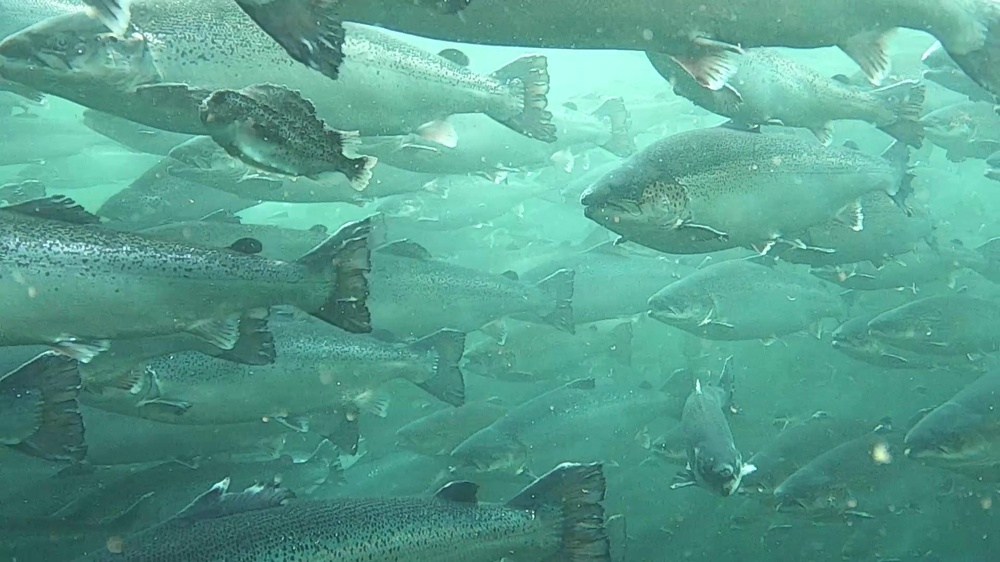
#> input picture salmon.jpg, 1000 x 562 px, shrunk from 1920 x 1080 before the run
$ python 2DConvolution.py   (older library calls are emulated)
#> lines starting #> are read from the running program, lines starting #| are printed output that depends on the picture
import cv2
import numpy as np
from matplotlib import pyplot as plt

img = cv2.imread("salmon.jpg")
#> img is the input picture: shape (562, 1000, 3); mean B, G, R 143.4, 159.3, 89.2

#---- Types of blurs ----#

# An average filter can be applied by convoluting a Kernal with ones and divided by the sum of the matrix
average = cv2.blur(img, (5,5))

kernelAverage = np.ones(5)

# Gaussian blurring will blur while perserving the edges.

kernel3 = np.matrix("1 2 1; \
                    2 4 2;  \
                    1 2 1")/16

kernel5 = np.matrix("1 1 2 1 1; \
                    1 1 4 1 1;  \
                    2 4 8 4 2;  \
                    1 1 4 1 1;  \
                    1 1 2 1 1")/48


#print ("This is the kernel being used \n", kernel5)


dst5 = cv2.filter2D(img, -1, kernel5)
dst3 = cv2.filter2D(img, -1, kernel3)

gray = cv2.cvtColor(img, cv2.COLOR_RGB2GRAY)
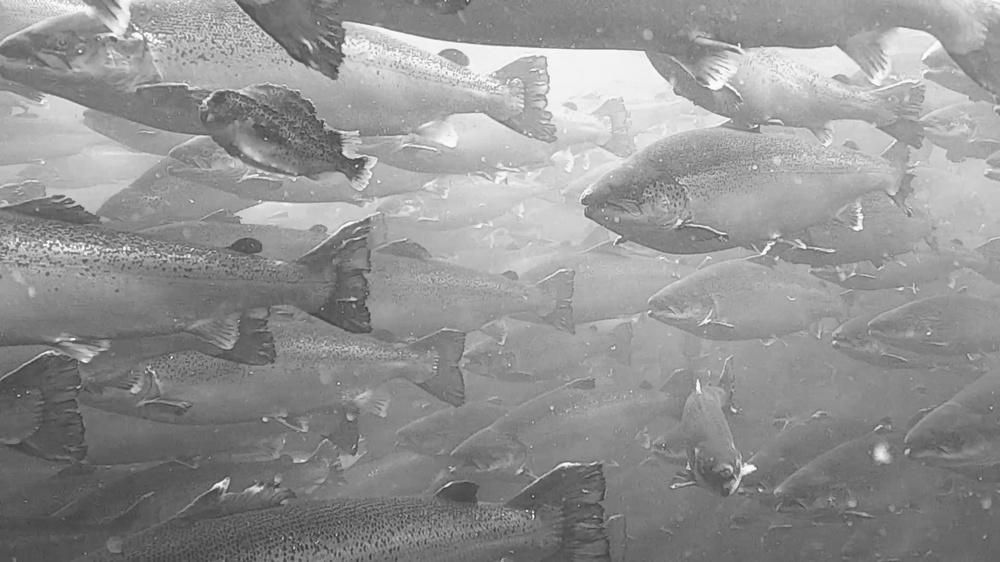
#> gray: shape (562, 1000); min 48, max 253, mean 146.6
sobel_kernel = 3
sobelx = cv2.Sobel(gray, cv2.CV_64F, 1, 0, ksize=sobel_kernel )
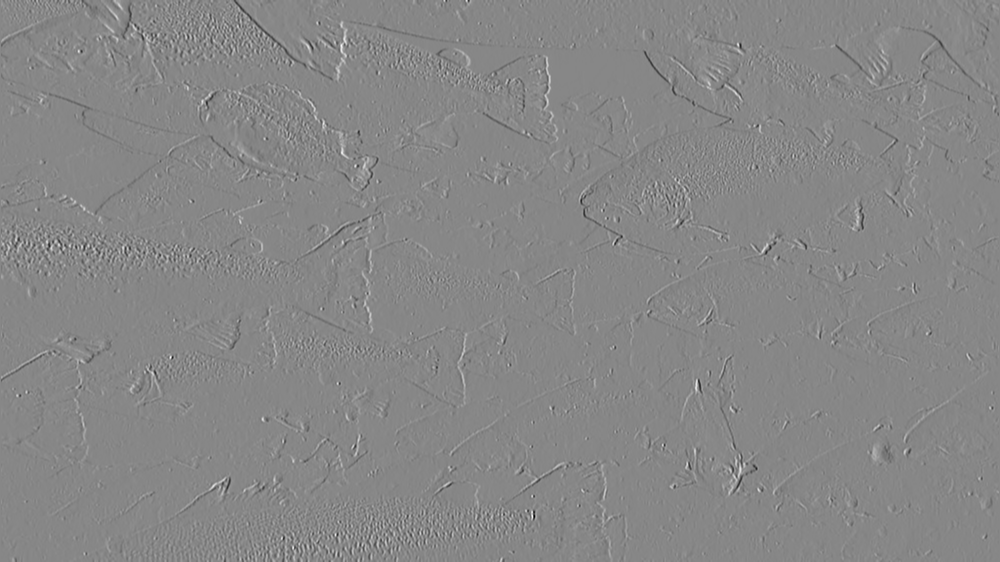
#> sobelx: shape (562, 1000) float64; min -658, max 584, mean 0.1; drawn with min black and max white
sobely = cv2.Sobel(gray, cv2.CV_64F, 0, 1, ksize=sobel_kernel )
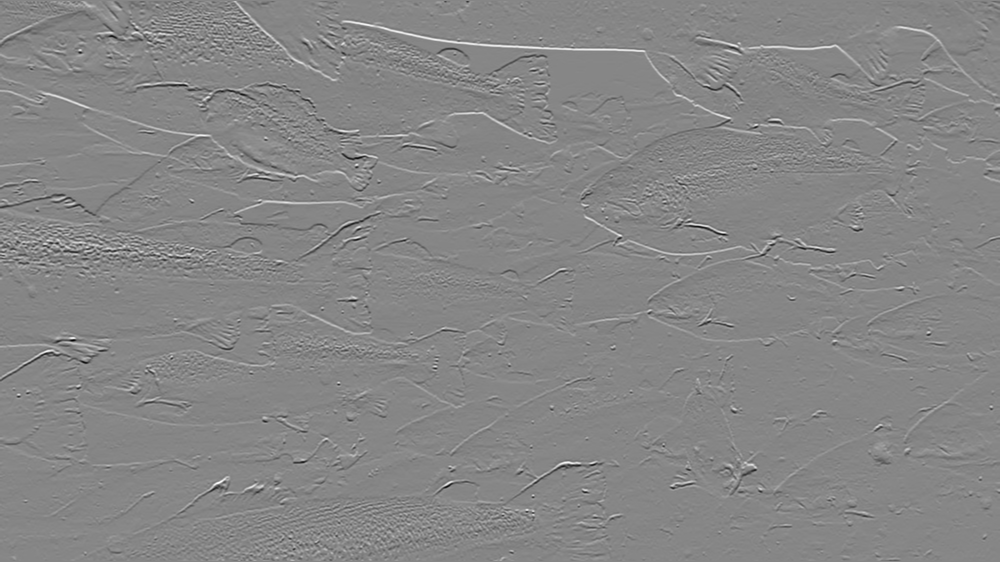
#> sobely: shape (562, 1000) float64; min -647, max 578, mean -0.8; drawn with min black and max white

abs_sobelx = np.absolute(sobelx)
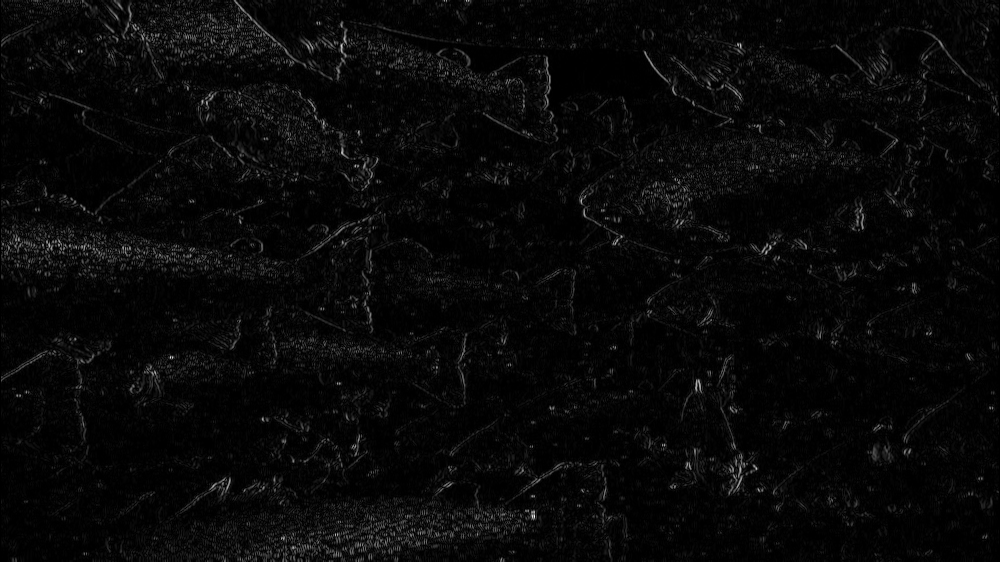
#> abs_sobelx: shape (562, 1000) float64; min 0, max 658, mean 22.5; drawn with min black and max white
abs_sobely = np.absolute(sobely)
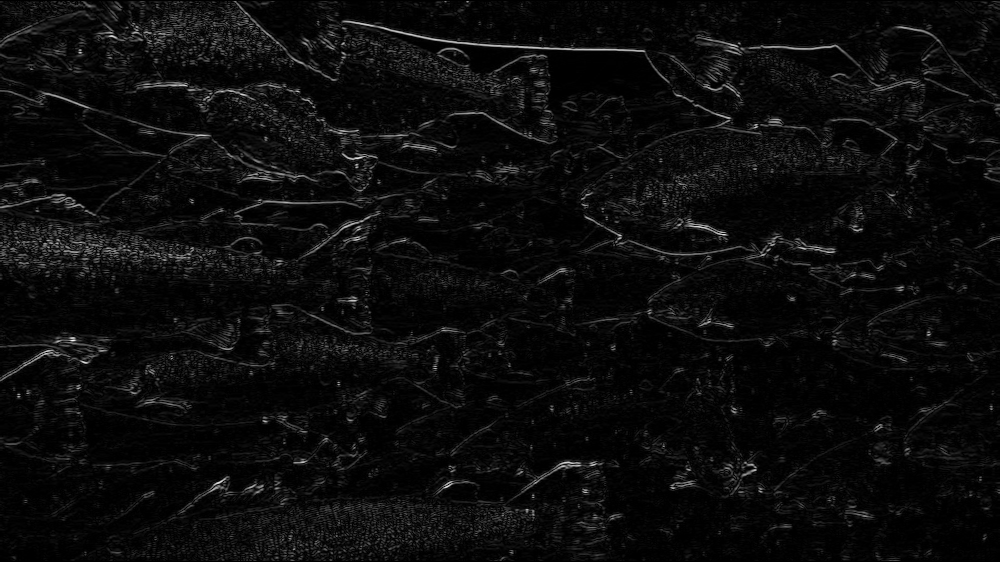
#> abs_sobely: shape (562, 1000) float64; min 0, max 647, mean 31.1; drawn with min black and max white

absgraddir = np.arctan2(abs_sobely, abs_sobelx)
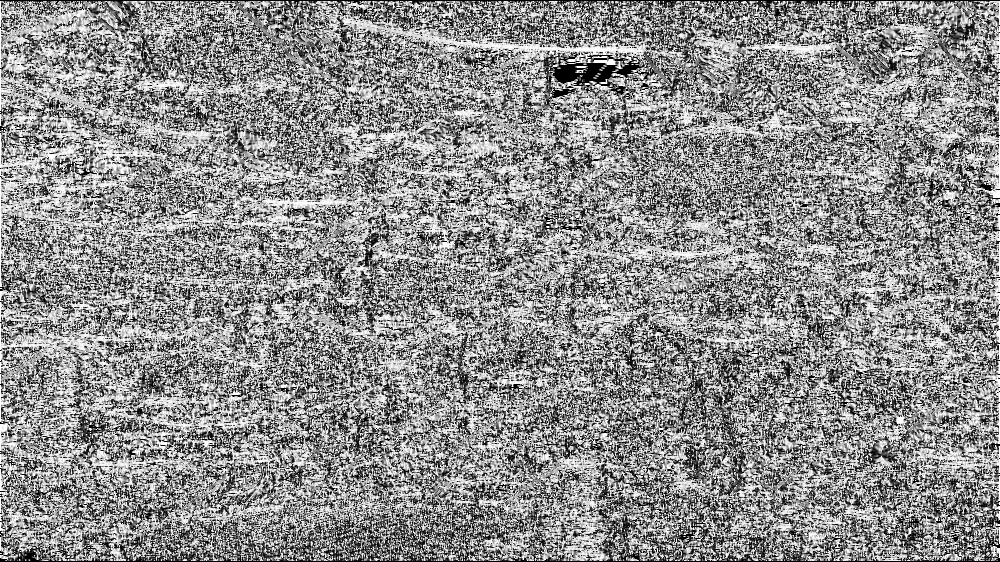
#> absgraddir: shape (562, 1000) float64; min 0, max 1.57, mean 0.875; drawn with min black and max white

print(absgraddir)
#> (printed output is left out)

# 5) Create a binary mask where direction thresholds are met
thresh = (0, np.pi/2)
binary_output = np.zeros_like(absgraddir)
binary_output[(absgraddir >= thresh[0]) & (absgraddir <= thresh[1])] = 1

plt.plot(121), plt.imshow(binary_output), plt.title("Sobel")
plt.xticks([]), plt.yticks([])

plt.subplot(122), plt.imshow(dst5), plt.title("Gaussian Blurred5")
plt.xticks([]), plt.yticks([])

#plt.subplot(224), plt.imshow(absgraddir), plt.title("")
#plt.xticks([]), plt.yticks([])

plt.show()
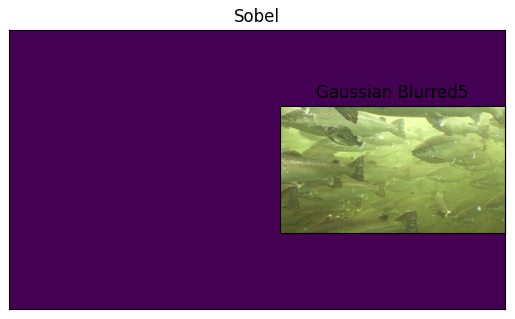
#> figure drawn by matplotlib, 2 panels; B, G, R data is drawn as R, G, B
